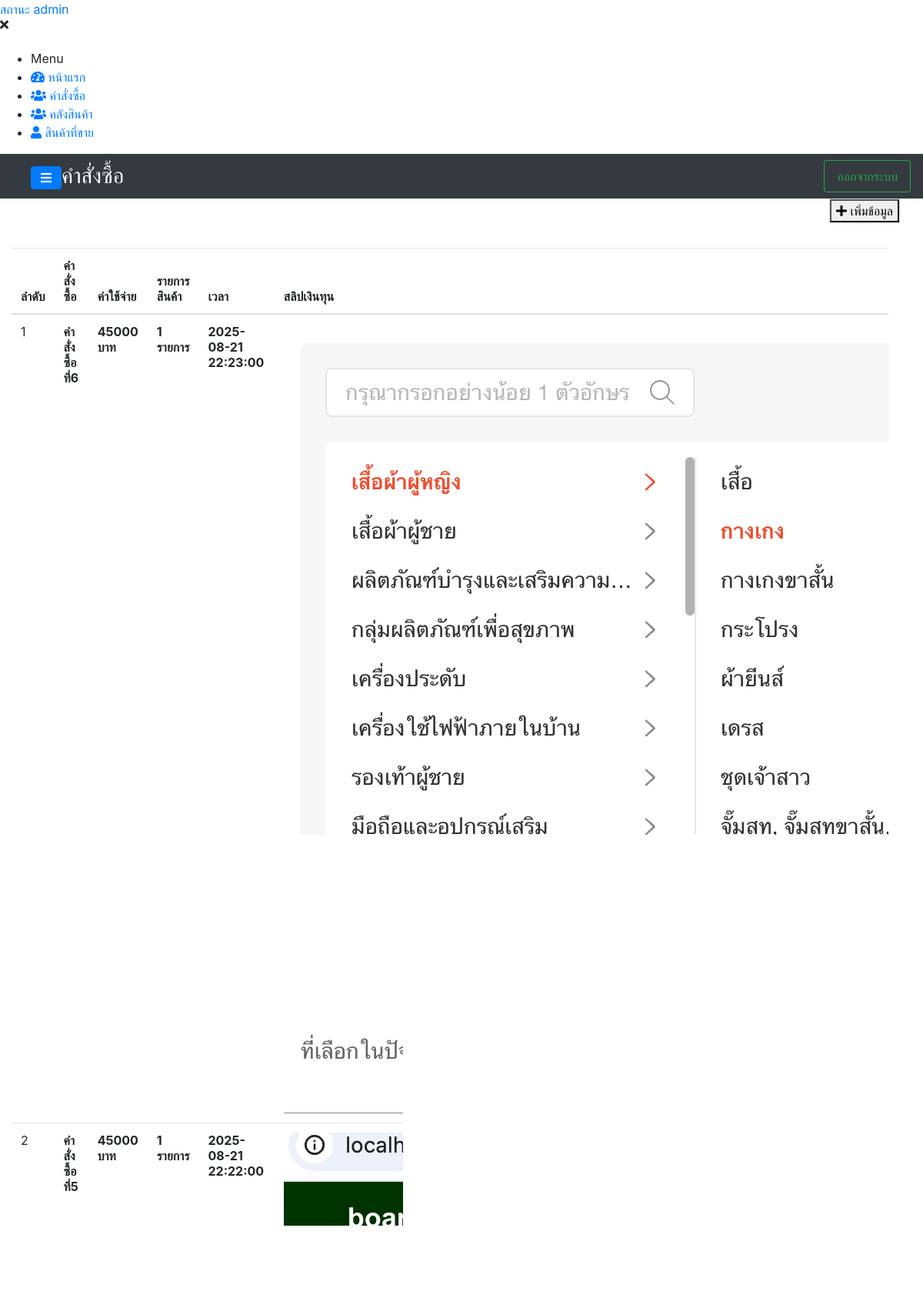
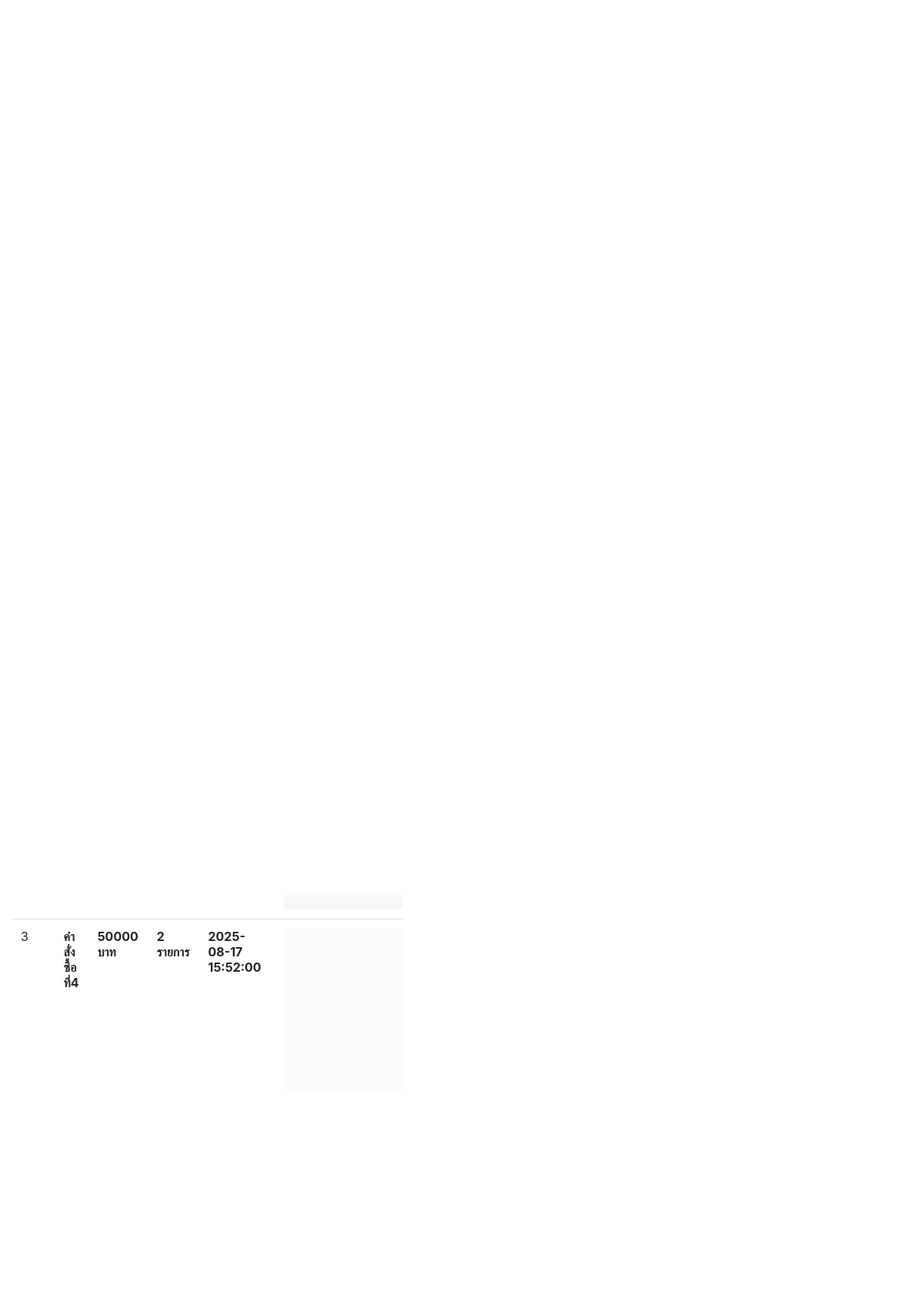
Screenshot of /system/orders.php (signed in, upper part) with the database file from the repository (2 pictures, top to bottom).
### tables this page shows
CREATE TABLE `order_box` (
  `order_id` int(11) NOT NULL,
  `order_name` varchar(300) NOT NULL,
  `slip_order` varchar(200) NOT NULL,
  `totalcost_order` int(11) NOT NULL,
  `count_order` int(11) NOT NULL,
  `id_adder` int(11) NOT NULL,
  `date_time_order` datetime NOT NULL,
  `create_at` datetime NOT NULL
);

### components/component.php (the view, shortened to what this page needs)
<?php
function navigationOfiicer($path = ""){
    $list = "
        <nav id=\"sidebar\" class=\"sidebar-wrapper\">
            <div class=\"sidebar-content\">
                <div class=\"sidebar-brand\">
                    <a href=\"#\" class=\"text-primary\">สถานะ admin</a>
                    <div id=\"close-sidebar\">
                        <i class=\"fas fa-times\"></i>
                    </div>
                </div>
                <div class=\"sidebar-menu mt-4\">
                    <ul>
                        <li class=\"header-menu\">
                            <span>Menu</span>
                        </li>
                        <li>
                          <a href=\"{$path}index.php\">
                              <i class=\"fa fa-tachometer-alt\"></i>
                              <span>หน้าแรก</span>
                          </a>
                        </li>
                        <li>
                          <a href=\"{$path}orders.php\">
                              <i class=\"fas fa-users\"></i>
                              <span>คำสั่งซื้อ</span>
                          </a>
                        </li>
                        <li>
                          <a href=\"{$path}stock.php\">
                              <i class=\"fas fa-users\"></i>
                              <span>คลังสินค้า</span>
                          </a>
                        </li>
                        <li>
                          <a href=\"{$path}ordersell.php\">
                            <i class=\"fas fa-user\"></i>
                              <span>สินค้าที่ขาย</span>
                          </a>
                        </li>
                    </ul>
                </div>
            </div>
        </nav>
    ";
    echo $list;
}
function navbar($logo, $path=""){
    $navList = "
        <nav class=\"navbar navbar-tp navbar-expand-md navbar-dark bg-dark row\">
          <div class=\"container-fluid ml-4\">
              <a id=\"show-sidebar\" class=\"btn btn-primary mt-1\" href=\"#\">
                  <i class=\"fas fa-bars\"></i>
              </a>
              <p class=\"h3 mb-0 text-white text-uppercase d-none d-lg-inline-block font-thi\">$logo</p>
              <div class=\"ml-auto\">
                  <a class=\"nav-link btn btn-outline-success\" href=\"{$path}logout.php\">
                    <i class=\"now-ui-icons ui-1_settings-gear-63\"></i>
                    ออกจากระบบ
                  </a>
              </div>
          </div>
        </nav>
    ";
    echo $navList;
}
function tablelistsetOrder ($number, $orderid, $ordername, $totalcost_order, $price_order, $sliptImg, $date_time_order){
  $listOrder = "
  <form>
    <tr>
      <td>$number</td>
      <td class=\"font-weight-bold\">$ordername</td>
      <td class=\"font-weight-bold\">$totalcost_order บาท</td>
      <td class=\"font-weight-bold\">$price_order รายการ</td>
      <td class=\"font-weight-bold\">$date_time_order</td>
      <td>
          <div class=\"account-item account-item--style2 clearfix js-item-menu\">
              <div class=\"image\">
                  <img src=\"../db/slip-orders/$sliptImg \" alt=\"John Doe\" />
              </div>
          </div>
      </td>
      <td>
          <div class=\"table-data-feature\" >
            <a class=\"item\" data-toggle=\"tootip\" data-placement=\"top\" title=\"จัดสรรทุน\" href=\"getting_a_scholarship.php \">
              <i class=\"fas fa-list-alt\"></i>
            </a>
            <button type=\"button\" id=\"update_order\" data-target=\"#modalFormUpdateOrder\" data-toggle=\"modal\"
                   class=\"item\" data-id=\"$orderid\" data-ordername=\"$ordername\" data-totalcost=\"$totalcost_order\"
                   data-priceorder=\"$price_order\" data-slipimage=\"$sliptImg\" data-dateorder=\"$date_time_order\"
            >
                <i class=\"fas fa-pencil-alt text-warning\"></i>
            </button>
            <button type=\"button\" class=\"item\" id=\"falseTrashBtnProject\" data-id=\"$orderid\">
              <i class=\"fas fa-trash-alt text-danger\"></i>
            </button>
          </div>
      </td>
    </tr>
    </form>
  ";
  echo $listOrder;
}
?>

### system/orders.php (shortened to what this page needs)
<?php
include_once("../backend/config.php");
include_once("../link/link-2.php");
include_once("../components/component.php");
?>
<!DOCTYPE html>
<html lang="en">
<head>
  <link rel="stylesheet" href="https://cdnjs.cloudflare.com/ajax/libs/uikit/3.0.0-beta.20/css/uikit.css">
    <link rel="stylesheet" href="../assets/scripts/module/jquery.Thailand.js/jquery.Thailand.js/dist/jquery.Thailand.min.css">
    <link rel="stylesheet" href="../assets/scss/navigationTrue-a-j.scss">
    <link rel="stylesheet" href="../assets/scss/revenue.scss">
    <link rel="stylesheet" href="../assets/scripts/module/test/test.scss">
</head>
<body>
  <div class="page-wrapper chiller-theme toggled">
    <?php  navigationOfiicer(); ?>
    <main class="page-content mt-0">
      <?php navbar("คำสั่งซื้อ"); ?>
      <div class="container-fluid row">
          <div class="ml-auto border">
            <button class="bd-none au-btn au-btn-icon au-btn--green au-btn--small" data-toggle="modal"
                data-target="#modalFormCreateOrder"
            >
                <i class="fas fa-plus"></i>
                  เพิ่มข้อมูล
            </button>
          </div>
          <div class="col-md-12 mt-4">
            <div class="table-responsive table-responsive-data2 mt-2">
                        <table class="table table-data2 mydataTablePatron">
                            <thead>
                                <tr>
                                    <th>ลำดับ</th>
                                    <th>คำสั่งซื้อ</th>
                                    <th>ค่าใช้จ่าย</th>
                                    <th>รายการสินค้า</th>
                                    <th>เวลา</th>
                                    <th>สลิปเงินทุน</th>
                                </tr>
                            </thead>
                            <tbody>
                                <?php
                                    $get_order = mysqli_query($conn, "SELECT * FROM order_box ORDER BY create_at DESC")or die(mysqli_error());
                                      foreach($get_order as $key => $res){
                                          tablelistsetOrder(
                                              ($key+1), $res['order_id'], $res['order_name'],$res['totalcost_order'],$res['count_order'],
                                              $res['slip_order'],$res['date_time_order']
                                            );
                                      }
                                ?>
                            </tbody>
                        </table>
                    </div>
          </div>
      </div>
    </main>
  </div>
</body>
</html>

### rows the page displays
order_box: number "1", order_name "คำสั่งซื้อที่6", totalcost_order "45000", count_order "1", date_time_order "2025-08-21 22:23:00", slip_order (picture)
order_box: number "2", order_name "คำสั่งซื้อที่5", totalcost_order "45000", count_order "1", date_time_order "2025-08-21 22:22:00", slip_order (picture)
order_box: number "3", order_name "คำสั่งซื้อที่4", totalcost_order "50000", count_order "2", date_time_order "2025-08-17 15:52:00", slip_order (picture)

### other values shown
$logo "คำสั่งซื้อ"
